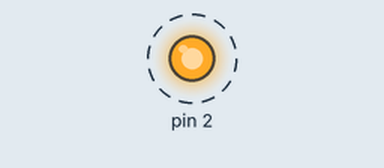
Recording of a sketch running on a simulated Arduino Uno, built with avr-gcc and run on an emulated ATmega328P. On the bench: output pins drawn as LEDs (lit = HIGH). Dashed ring = blinking. What the sketch prints to the serial monitor is not drawn.

Above: at 0.5 s.
Timing chart, 0 to 4.6 s (numbered marks = the images above):
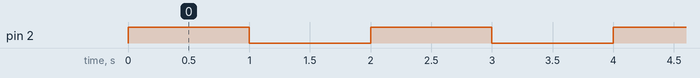

The sketch:

relay_kodu.ino
```cpp
int del = 1000;

void setup() {
  Serial.begin(9600);
  pinMode(2, OUTPUT);

}

void loop() {
  // put your main code here, to run repeatedly:

  digitalWrite(2, HIGH);
  Serial.println("HIGH");
  delay(del);

  digitalWrite(2, LOW);
  Serial.println("LOW");
  Serial.println("");
  delay(del);
}
```

Measured:
- by itself, pin 2: alternates HIGH for 1.0 s and LOW for 1.0 s
